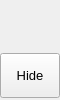
        <widget class="QFrame" name="leftMenuBg">
         <property name="minimumSize">
          <size>
           <width>60</width>
           <height>0</height>
          </size>
         </property>
         <property name="maximumSize">
          <size>
           <width>60</width>
           <height>16777215</height>
          </size>
         </property>
         <property name="frameShape">
          <enum>QFrame::NoFrame</enum>
         </property>
         <property name="frameShadow">
          <enum>QFrame::Raised</enum>
         </property>
         <layout class="QVBoxLayout" name="verticalLayout_3">
          <property name="spacing">
           <number>0</number>
          </property>
          <property name="leftMargin">
           <number>0</number>
          </property>
          <property name="topMargin">
           <number>0</number>
          </property>
          <property name="rightMargin">
           <number>0</number>
          </property>
          <property name="bottomMargin">
           <number>0</number>
          </property>
          <item>
           <widget class="QFrame" name="topLogoInfo">
            <property name="minimumSize">
             <size>
              <width>0</width>
              <height>50</height>
             </size>
            </property>
            <property name="maximumSize">
             <size>
              <width>16777215</width>
              <height>50</height>
             </size>
            </property>
            <property name="frameShape">
             <enum>QFrame::NoFrame</enum>
            </property>
            <property name="frameShadow">
             <enum>QFrame::Raised</enum>
            </property>
            <widget class="QFrame" name="topLogo">
             <property name="geometry">
              <rect>
               <x>10</x>
               <y>5</y>
               <width>42</width>
               <height>42</height>
              </rect>
             </property>
             <property name="minimumSize">
              <size>
               <width>42</width>
               <height>42</height>
              </size>
             </property>
             <property name="maximumSize">
              <size>
               <width>42</width>
               <height>42</height>
              </size>
             </property>
             <property name="frameShape">
              <enum>QFrame::NoFrame</enum>
             </property>
             <property name="frameShadow">
              <enum>QFrame::Raised</enum>
             </property>
            </widget>
            <widget class="QLabel" name="titleLeftApp">
             <property name="geometry">
              <rect>
               <x>70</x>
               <y>8</y>
               <width>160</width>
               <height>20</height>
              </rect>
             </property>
             <property name="font">
              <font>
               <family>Segoe UI Semibold</family>
               <pointsize>12</pointsize>
               <weight>7</weight>
               <italic>false</italic>
               <bold>false</bold>
              </font>
             </property>
             <property name="text">
              <string>Quest</string>
             </property>
             <property name="alignment">
              <set>Qt::AlignLeading|Qt::AlignLeft|Qt::AlignTop</set>
             </property>
            </widget>
            <widget class="QLabel" name="titleLeftDescription">
             <property name="geometry">
              <rect>
               <x>70</x>
               <y>27</y>
               <width>160</width>
               <height>16</height>
              </rect>
             </property>
             <property name="maximumSize">
              <size>
               <width>16777215</width>
               <height>16</height>
              </size>
             </property>
             <property name="font">
              <font>
               <family>Segoe UI</family>
               <pointsize>8</pointsize>
               <weight>50</weight>
               <italic>false</italic>
               <bold>false</bold>
              </font>
             </property>
             <property name="text">
              <string>LDES GHG Analysis Tool</string>
             </property>
             <property name="alignment">
              <set>Qt::AlignLeading|Qt::AlignLeft|Qt::AlignTop</set>
             </property>
            </widget>
           </widget>
          </item>
          <item>
           <widget class="QFrame" name="leftMenuFrame">
            <property name="frameShape">
             <enum>QFrame::NoFrame</enum>
            </property>
            <property name="frameShadow">
             <enum>QFrame::Raised</enum>
            </property>
            <widget class="QFrame" name="toggleBox">
             <property name="geometry">
              <rect>
               <x>0</x>
               <y>3</y>
               <width>60</width>
               <height>45</height>
              </rect>
             </property>
             <property name="maximumSize">
              <size>
               <width>16777215</width>
               <height>45</height>
              </size>
             </property>
             <property name="frameShape">
              <enum>QFrame::NoFrame</enum>
             </property>
             <property name="frameShadow">
              <enum>QFrame::Raised</enum>
             </property>
             <layout class="QVBoxLayout" name="verticalLayout_4">
              <property name="spacing">
               <number>0</number>
              </property>
              <property name="leftMargin">
               <number>0</number>
              </property>
              <property name="topMargin">
               <number>0</number>
              </property>
              <property name="rightMargin">
               <number>0</number>
              </property>
              <property name="bottomMargin">
               <number>0</number>
              </property>
              <item>
               <widget class="QPushButton" name="toggleButton">
                <property name="sizePolicy">
                 <sizepolicy hsizetype="Expanding" vsizetype="Fixed">
                  <horstretch>0</horstretch>
                  <verstretch>0</verstretch>
                 </sizepolicy>
                </property>
                <property name="minimumSize">
                 <size>
                  <width>0</width>
                  <height>45</height>
                 </size>
                </property>
                <property name="font">
                 <font>
                  <family>Segoe UI</family>
                  <pointsize>10</pointsize>
                  <weight>50</weight>
                  <italic>false</italic>
                  <bold>false</bold>
                 </font>
                </property>
                <property name="cursor">
                 <cursorShape>PointingHandCursor</cursorShape>
                </property>
                <property name="layoutDirection">
                 <enum>Qt::LeftToRight</enum>
                </property>
                <property name="styleSheet">
                 <string notr="true">background-image: url(:/icons/images/icons/icon_menu.png);</string>
                </property>
                <property name="text">
                 <string>Hide</string>
                </property>
               </widget>
              </item>
             </layout>
            </widget>
            <widget class="QFrame" name="topMenu">
             <property name="geometry">
              <rect>
               <x>-10</x>
               <y>50</y>
               <width>217</width>
               <height>318</height>
              </rect>
             </property>
             <property name="frameShape">
              <enum>QFrame::NoFrame</enum>
             </property>
             <property name="frameShadow">
              <enum>QFrame::Raised</enum>
             </property>
             <layout class="QVBoxLayout" name="verticalLayout_8">
              <item>
               <widget class="QPushButton" name="btn_home">
                <property name="sizePolicy">
                 <sizepolicy hsizetype="Expanding" vsizetype="Fixed">
                  <horstretch>0</horstretch>
                  <verstretch>0</verstretch>
                 </sizepolicy>
                </property>
                <property name="minimumSize">
                 <size>
                  <width>0</width>
                  <height>45</height>
                 </size>
                </property>
                <property name="font">
                 <font>
                  <family>Segoe UI</family>
                  <pointsize>10</pointsize>
                  <weight>50</weight>
                  <italic>false</italic>
                  <bold>false</bold>
                 </font>
                </property>
                <property name="cursor">
                 <cursorShape>PointingHandCursor</cursorShape>
                </property>
                <property name="layoutDirection">
                 <enum>Qt::LeftToRight</enum>
                </property>
                <property name="styleSheet">
                 <string notr="true">background-image: url(:/icons/images/icons/cil-home.png);</string>
                </property>
                <property name="text">
                 <string>Home</string>
                </property>
               </widget>
              </item>
              <item>
               <widget class="QPushButton" name="btn_MOER">
                <property name="sizePolicy">
                 <sizepolicy hsizetype="Expanding" vsizetype="Fixed">
                  <horstretch>0</horstretch>
                  <verstretch>0</verstretch>
                 </sizepolicy>
                </property>
                <property name="minimumSize">
                 <size>
                  <width>0</width>
                  <height>45</height>
                 </size>
                </property>
                <property name="font">
                 <font>
                  <family>Segoe UI</family>
                  <pointsize>10</pointsize>
                  <weight>50</weight>
                  <italic>false</italic>
                  <bold>false</bold>
                 </font>
                </property>
                <property name="cursor">
                 <cursorShape>PointingHandCursor</cursorShape>
                </property>
                <property name="layoutDirection">
                 <enum>Qt::LeftToRight</enum>
                </property>
                <property name="styleSheet">
                 <string notr="true">background-image: url(:/icons/images/icons/co2_icon.png);</string>
                </property>
                <property name="text">
                 <string>Marginal Emissions</string>
                </property>
               </widget>
              </item>
              <item>
               <widget class="QPushButton" name="btn_ess_model">
                <property name="sizePolicy">
                 <sizepolicy hsizetype="Expanding" vsizetype="Fixed">
                  <horstretch>0</horstretch>
                  <verstretch>0</verstretch>
                 </sizepolicy>
                </property>
                <property name="minimumSize">
                 <size>
                  <width>0</width>
                  <height>45</height>
                 </size>
                </property>
                <property name="font">
                 <font>
                  <family>Segoe UI</family>
                  <pointsize>10</pointsize>
                  <weight>50</weight>
                  <italic>false</italic>
                  <bold>false</bold>
                 </font>
                </property>
                <property name="cursor">
                 <cursorShape>PointingHandCursor</cursorShape>
                </property>
                <property name="layoutDirection">
                 <enum>Qt::LeftToRight</enum>
                </property>
                <property name="styleSheet">
                 <string notr="true">background-image: url(:/icons/images/icons/cil-battery-3.png);</string>
                </property>
                <property name="text">
                 <string>ESS Model</string>
                </property>
               </widget>
              </item>
              <item>
               <widget class="QPushButton" name="btn_btm_analysis">
                <property name="sizePolicy">
                 <sizepolicy hsizetype="Expanding" vsizetype="Fixed">
                  <horstretch>0</horstretch>
                  <verstretch>0</verstretch>
                 </sizepolicy>
                </property>
                <property name="minimumSize">
                 <size>
                  <width>0</width>
                  <height>45</height>
                 </size>
                </property>
                <property name="font">
                 <font>
                  <family>Segoe UI</family>
                  <pointsize>10</pointsize>
                  <weight>50</weight>
                  <italic>false</italic>
                  <bold>false</bold>
                 </font>
                </property>
                <property name="cursor">
                 <cursorShape>PointingHandCursor</cursorShape>
                </property>
                <property name="layoutDirection">
                 <enum>Qt::LeftToRight</enum>
                </property>
                <property name="styleSheet">
                 <string notr="true">background-image: url(:/icons/images/icons/btm_icon.png);</string>
                </property>
                <property name="text">
                 <string>BTM Analysis</string>
                </property>
               </widget>
              </item>
              <item>
               <widget class="QPushButton" name="btn_energy_market_analysis">
                <property name="sizePolicy">
                 <sizepolicy hsizetype="Expanding" vsizetype="Fixed">
                  <horstretch>0</horstretch>
                  <verstretch>0</verstretch>
                 </sizepolicy>
                </property>
                <property name="minimumSize">
                 <size>
                  <width>0</width>
                  <height>45</height>
                 </size>
                </property>
                <property name="font">
                 <font>
                  <family>Segoe UI</family>
                  <pointsize>10</pointsize>
                  <weight>50</weight>
                  <italic>false</italic>
                  <bold>false</bold>
                 </font>
                </property>
                <property name="cursor">
                 <cursorShape>PointingHandCursor</cursorShape>
                </property>
                <property name="layoutDirection">
                 <enum>Qt::LeftToRight</enum>
                </property>
                <property name="styleSheet">
                 <string notr="true">background-image: url(:/icons/images/icons/grid_icon.png);</string>
                </property>
                <property name="text">
                 <string>Energy Market Analysis</string>
                </property>
               </widget>
              </item>
              <item>
               <widget class="QPushButton" name="btn_results">
                <property name="sizePolicy">
                 <sizepolicy hsizetype="Expanding" vsizetype="Fixed">
                  <horstretch>0</horstretch>
                  <verstretch>0</verstretch>
                 </sizepolicy>
                </property>
                <property name="minimumSize">
                 <size>
                  <width>0</width>
                  <height>45</height>
                 </size>
                </property>
                <property name="font">
                 <font>
                  <family>Segoe UI</family>
                  <pointsize>10</pointsize>
                  <weight>50</weight>
                  <italic>false</italic>
                  <bold>false</bold>
                 </font>
                </property>
                <property name="cursor">
                 <cursorShape>PointingHandCursor</cursorShape>
                </property>
                <property name="layoutDirection">
                 <enum>Qt::LeftToRight</enum>
                </property>
                <property name="styleSheet">
                 <string notr="true">background-image: url(:/icons/images/icons/cil-chart.png);</string>
                </property>
                <property name="text">
                 <string>Results</string>
                </property>
               </widget>
              </item>
             </layout>
            </widget>
            <widget class="QFrame" name="bottomMenu">
             <property name="geometry">
              <rect>
               <x>0</x>
               <y>647</y>
               <width>60</width>
               <height>45</height>
              </rect>
             </property>
             <property name="frameShape">
              <enum>QFrame::NoFrame</enum>
             </property>
             <property name="frameShadow">
              <enum>QFrame::Raised</enum>
             </property>
             <layout class="QVBoxLayout" name="verticalLayout_9">
              <property name="spacing">
               <number>0</number>
              </property>
              <property name="leftMargin">
               <number>0</number>
              </property>
              <property name="topMargin">
               <number>0</number>
              </property>
              <property name="rightMargin">
               <number>0</number>
              </property>
              <property name="bottomMargin">
               <number>0</number>
              </property>
              <item>
               <widget class="QPushButton" name="toggleLeftBox">
                <property name="sizePolicy">
                 <sizepolicy hsizetype="Expanding" vsizetype="Fixed">
                  <horstretch>0</horstretch>
                  <verstretch>0</verstretch>
                 </sizepolicy>
                </property>
                <property name="minimumSize">
                 <size>
                  <width>0</width>
                  <height>45</height>
                 </size>
                </property>
                <property name="font">
                 <font>
                  <family>Segoe UI</family>
                  <pointsize>10</pointsize>
                  <weight>50</weight>
                  <italic>false</italic>
                  <bold>false</bold>
                 </font>
                </property>
                <property name="cursor">
                 <cursorShape>PointingHandCursor</cursorShape>
                </property>
                <property name="layoutDirection">
                 <enum>Qt::LeftToRight</enum>
                </property>
                <property name="styleSheet">
                 <string notr="true">background-image: url(:/icons/images/icons/readme_icon.png);</string>
                </property>
                <property name="text">
                 <string>About</string>
                </property>
               </widget>
              </item>
             </layout>
            </widget>
           </widget>
          </item>
         </layout>
        </widget>
